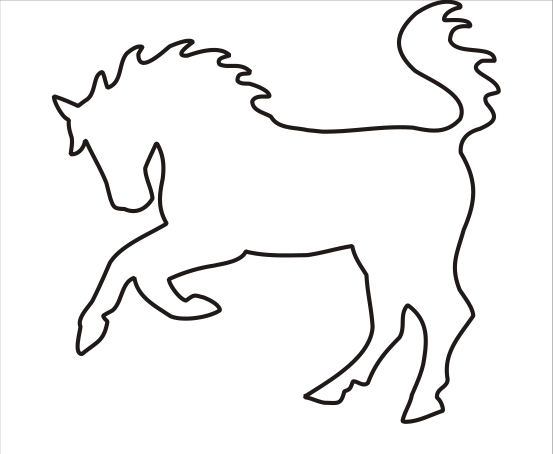
#> input picture lab1/horse.png, 553 x 454 px
$ jupyter execute Lab1.ipynb
#> lines starting #> are read from the running program, lines starting #| are printed output that depends on the picture; after the words box and inside, x2 and y2 are one past the last pixel; in counts of white or black regions, pixels touching at a corner belong together
[cell 1]
import cv2 as cv
import numpy as np
import matplotlib.pyplot as plt

Read an image in grayscale

[cell 2]
# Load image in grayscale
img = cv.imread('horse.png', cv.IMREAD_GRAYSCALE)
#> img: shape (454, 553); min 27, max 255, mean 244
plt.imshow(img, cmap='gray')

Find a threshold for contours

[cell 3]
# Threshold to get binary image (you might need to tune threshold)
_, thresh = cv.threshold(img, 127, 255, cv.THRESH_BINARY_INV)
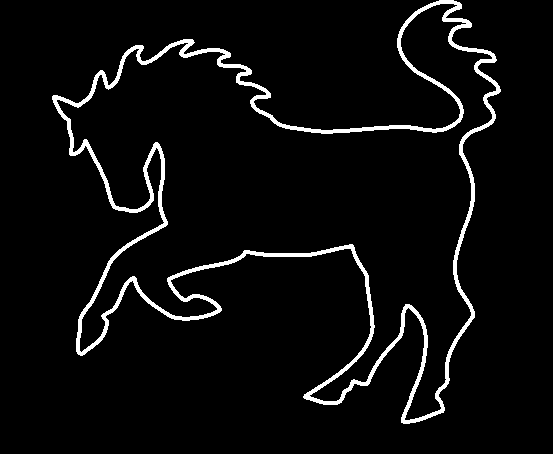
#> thresh: shape (454, 553); 4.6% white; 1 white region

Find contours

[cell 4]
# Find contours
contours, _ = cv.findContours(thresh, cv.RETR_EXTERNAL, cv.CHAIN_APPROX_NONE)
#> contours = 1 contour; box (x1, y1, x2, y2) and area: (52, 0, 501, 424) 83672

# Sort contours by length and take the longest one (assume it's the horse)
contour = max(contours, key=cv.contourArea)
#> contour = contour of 2614 points, box (x1, y1, x2, y2) (52, 0, 501, 424), area 83672

# Convert contour to a list of points
points = contour.squeeze()
#> points = 2614 pairs, first value 52 to 500, second value 0 to 423

[cell 5]
# Optionally plot the points
plt.figure(figsize=(6, 6))
plt.plot(points[:, 0], -points[:, 1], 'b.-')  # Invert y to match usual image coordinates
plt.title("Extracted Contour Points")
plt.axis("equal")
plt.show()

# Quadratic Bézier curve

[cell 6]
# Bézier curve functions
def quadratic_bezier(p0, p1, p2, num_points=100):
    t = np.linspace(0, 1, num_points)
    return (1 - t)[:, None]**2 * p0 + 2 * (1 - t)[:, None]* t[:, None] * p1 + t[:, None]**2 * p2

[cell 7]
quad_p0 = np.array([0, 0])
quad_p1 = np.array([2, 4])
quad_p2 = np.array([4, 0])

quad_curve = quadratic_bezier(quad_p0, quad_p1, quad_p2, num_points=100)

# Plot Quadratic Bézier curve
plt.plot(quad_curve[:, 0], quad_curve[:, 1], label='Quadratic Bézier Curve')
plt.scatter(*zip(quad_p0, quad_p1, quad_p2), color='red')
plt.plot(*zip(quad_p0, quad_p1, quad_p2), 'r--', alpha=0.3)
plt.legend()
plt.show()
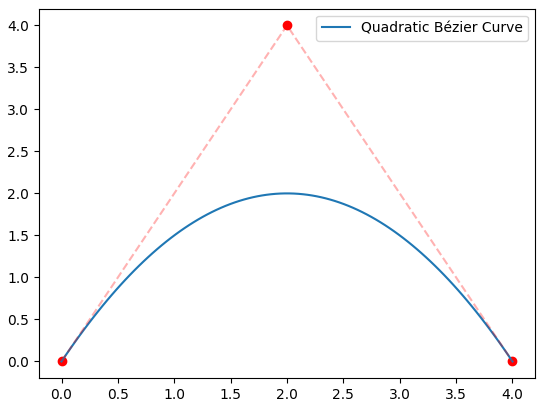
#> figure drawn by matplotlib, 1 panel; curve peaks at x = 2.02, y = 2

## First method

We will choose every tenth point and find the middle between them

[cell 8]
# Choose new points
new_points = np.array([points[i] for i in range(0, points.shape[0], 10)])
#> new_points = 262 pairs, first value 52 to 500, second value 0 to 423

# compute means between two points
midpoints = []
n = new_points.shape[0]
#> n = 262
for i in range(0, n):
    p1 = new_points[i]
    p2 = new_points[(i + 1) %n]
    midpoints.append((p1 + p2) / 2)
#> this loop made 262 passes
#> (p1, p2) on passes 1 to 3: ([439, 0], [429, 4]), ([429, 4], [419, 9]), ([419, 9], [409, 17])
#> after the loop, midpoints = 262 pairs, first value 54.5 to 497, second value 0 to 422.5

midpoints = np.array(midpoints)

Now we will zoom in on the contour that is made up of the midpoints.

[cell 9]
# Calculate the center of mass (average of all points)
center = np.mean(midpoints, axis=0)
#> center = [292.8, 204.5]

#Scale (e.g. 1.2 = increase by 20%, 0.8 = decrease by 20%)
scale = 1.05

# Масштабуємо точки відносно центру
scaled_midpoints = (midpoints - center) * scale + center
#> scaled_midpoints = 262 pairs, first value 42.58 to 507.2, second value -10.22 to 433.4

Plot these points

[cell 10]
x = new_points[:, 0]
#> x = 262 values, max 500 at index 242, min 52 at index 73, mean 292.8
y = new_points[:, 1]
#> y = 262 values, max 423 at index 204, min 0 at index 0, mean 204.5

x_m = scaled_midpoints[:, 0]
#> x_m = 262 values, max 507.2 at index 242, min 42.58 at index 73, mean 292.8
y_m = scaled_midpoints[:, 1]
#> y_m = 262 values, max 433.4 at index 204, min -10.22 at index 260, mean 204.5

plt.figure(figsize=(6, 6))
plt.plot(x, y, 'r.', label='New Points')
plt.plot(x_m, y_m, 'b.', label='Midpoint')
plt.gca().invert_yaxis()
plt.legend()
plt.show()
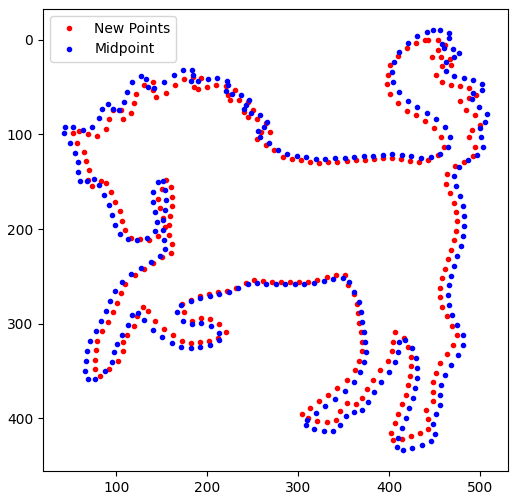
#> figure drawn by matplotlib, 1 panel

Now build the Bézier curve based on these points

[cell 11]
n = new_points.shape[0]
quad_curves = np.array([quadratic_bezier(new_points[i], scaled_midpoints[i], new_points[i + 1]) for i in range(0, n - 1)])

[cell 12]
full_curve = np.concatenate(quad_curves, axis=0)
#> full_curve = 26100 pairs, first value 48.28 to 502.5, second value -5.11 to 428

plt.figure(figsize=(6, 6))
plt.plot(new_points[:,0], new_points[:,1], 'r.', label='New Points')
plt.plot(full_curve[:, 0], full_curve[:, 1], 'b-', label='Quadratic Bezier Curve')
plt.gca().invert_yaxis()
plt.legend()
plt.show()
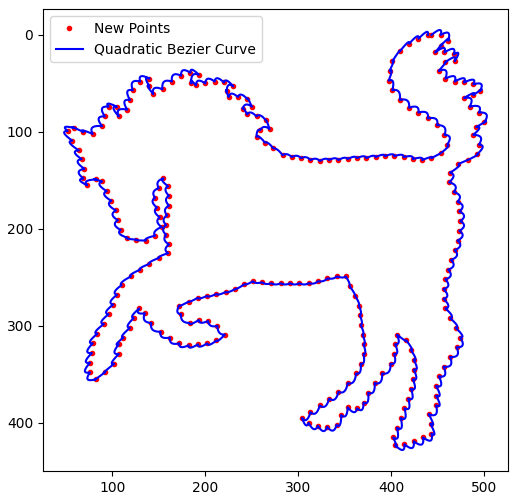
#> figure drawn by matplotlib, 1 panel

## Second Methods (without a midpoint)

[cell 13]
n = new_points.shape[0]

# add start points to the end
loop_points = np.concatenate([new_points, new_points[:2]])
#> loop_points = 264 pairs, first value 52 to 500, second value 0 to 423
quad_curves = np.array([quadratic_bezier(loop_points[i], loop_points[i+1], loop_points[i+2]) for i in range(0, n-2,2)])

[cell 14]
full_curve = np.concatenate(quad_curves, axis=0)
#> full_curve = 13000 pairs, first value 54.92 to 500, second value 0 to 423

plt.figure(figsize=(6, 6))
plt.plot(new_points[:,0], new_points[:,1], 'r.', label='New Points')
plt.plot(full_curve[:, 0], full_curve[:, 1], 'b-', label='Quadratic Bezier Curve')
plt.gca().invert_yaxis()
plt.legend()
plt.show()
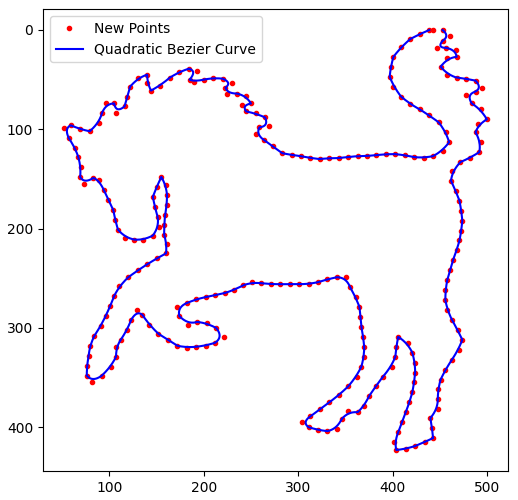
#> figure drawn by matplotlib, 1 panel

## Third method (only midpoint)

[cell 15]
n = midpoints.shape[0]

# add start points to the end
loop_points = np.concatenate([midpoints, midpoints[:2]])
#> loop_points = 264 pairs, first value 54.5 to 497, second value 0 to 422.5
quad_curves = np.array([quadratic_bezier(loop_points[i], loop_points[i+1], loop_points[i+2]) for i in range(0, n-2,2)])

[cell 16]
full_curve = np.concatenate(quad_curves, axis=0)
#> full_curve = 13000 pairs, first value 55.36 to 497, second value 0 to 422.5

plt.figure(figsize=(6, 6))
plt.plot(new_points[:,0], new_points[:,1], 'r.', label='New Points')
plt.plot(full_curve[:, 0], full_curve[:, 1], 'b-', label='Quadratic Bezier Curve')
plt.gca().invert_yaxis()
plt.legend()
plt.show()
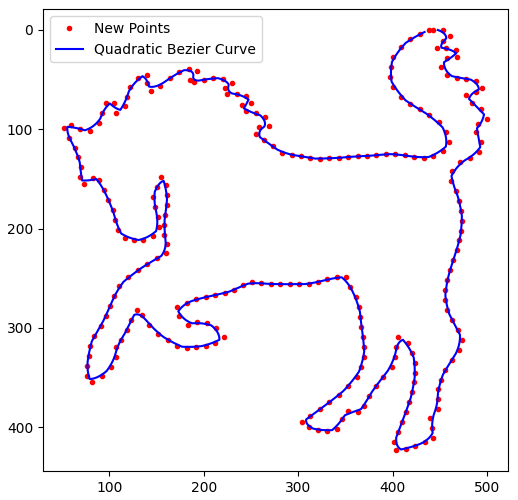
#> figure drawn by matplotlib, 1 panel

# Cubic Bézier curve

[cell 17]
def cubic_bezier(p0, p1, p2, p3, num_points=100):
    t = np.linspace(0, 1, num_points)
    curve = (1 - t)[:, None] ** 3 * p0 + \
            3 * (1 - t)[:, None] ** 2 * t[:, None] * p1 + \
            3 * (1 - t)[:, None] * t[:, None] ** 2 * p2 + \
            t[:, None] ** 3 * p3
    return curve

[cell 18]
cubic_p0 = np.array([0, 0])
cubic_p1 = np.array([1, 3])
cubic_p2 = np.array([3, 3])
cubic_p3 = np.array([4, 0])

cubic_curve = cubic_bezier(cubic_p0, cubic_p1, cubic_p2, cubic_p3)

# Plot Cubic Bézier curve
plt.plot(cubic_curve[:, 0], cubic_curve[:, 1], label='Cubic Bézier Curve')
plt.scatter(*zip(cubic_p0, cubic_p1, cubic_p2, cubic_p3), color='blue')
plt.plot(*zip(cubic_p0, cubic_p1, cubic_p2, cubic_p3), 'b--', alpha=0.3)
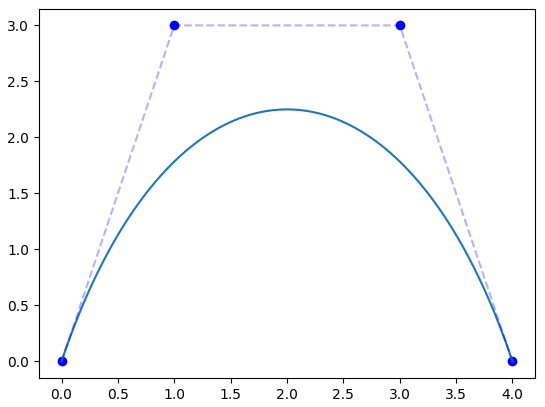
#> figure drawn by matplotlib, 1 panel; curve peaks at x = 1.98, y = 2.25

## First method (only points)

[cell 19]
n = points.shape[0]
#> n = 2614
# add start points to the end
loop_points = np.concatenate([points, points[:3]])
#> loop_points = 2617 pairs, first value 52 to 500, second value 0 to 423
cubic_curves = np.array([cubic_bezier(loop_points[i], loop_points[i+1], loop_points[i+2], loop_points[i+3]) for i in range(0, n-3,3)])

[cell 20]
full_curve = np.concatenate(cubic_curves, axis=0)
#> full_curve = 87100 pairs, first value 52 to 500, second value 0 to 423

plt.figure(figsize=(6, 6))
plt.plot(points[:,0], points[:,1], 'r.', label='Points')
plt.plot(full_curve[:, 0], full_curve[:, 1], 'b-', label='Cubic Bezier Curve')
plt.gca().invert_yaxis()
plt.legend()
plt.show()
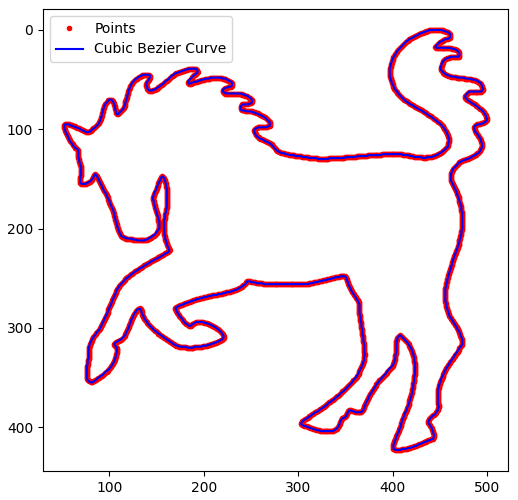
#> figure drawn by matplotlib, 1 panel

## Second method (only new points)

[cell 21]
n = new_points.shape[0]
#> n = 262
# add start points to the end
loop_points = np.concatenate([new_points, new_points[:3]])
#> loop_points = 265 pairs, first value 52 to 500, second value 0 to 423
cubic_curves = np.array([cubic_bezier(loop_points[i], loop_points[i+1], loop_points[i+2], loop_points[i+3]) for i in range(0, n-3,3)])

[cell 22]
full_curve = np.concatenate(cubic_curves, axis=0)
#> full_curve = 8700 pairs, first value 55.63 to 496, second value 0 to 423

plt.figure(figsize=(6, 6))
plt.plot(new_points[:,0], new_points[:,1], 'r.', label='New Points')
plt.plot(full_curve[:, 0], full_curve[:, 1], 'b-', label='Cubic Bezier Curve')
plt.gca().invert_yaxis()
plt.legend()
plt.show()
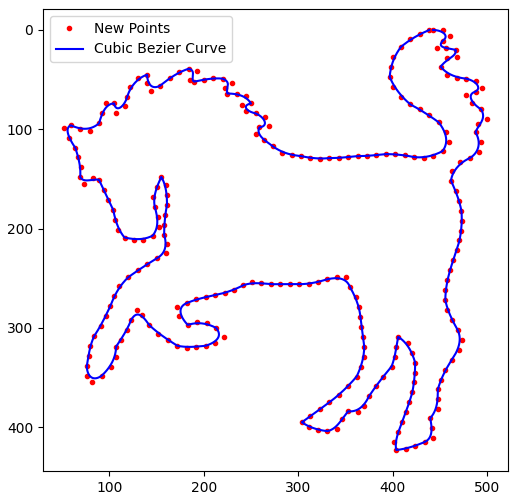
#> figure drawn by matplotlib, 1 panel

## Third method (only midpoints)

[cell 23]
n = midpoints.shape[0]
# add start points to the end
loop_points = np.concatenate([midpoints, midpoints[:3]])
#> loop_points = 265 pairs, first value 54.5 to 497, second value 0 to 422.5
cubic_curves = np.array([cubic_bezier(loop_points[i], loop_points[i+1], loop_points[i+2], loop_points[i+3]) for i in range(0, n-3,3)])

[cell 24]
full_curve = np.concatenate(cubic_curves, axis=0)
#> full_curve = 8700 pairs, first value 55.39 to 494.5, second value 0 to 422.5

plt.figure(figsize=(6, 6))
plt.plot(midpoints[:, 0], midpoints[:, 1], 'r.', label='New Points')
plt.plot(full_curve[:, 0], full_curve[:, 1], 'b-', label='Cubic Bezier Curve')
plt.gca().invert_yaxis()
plt.legend()
plt.show()
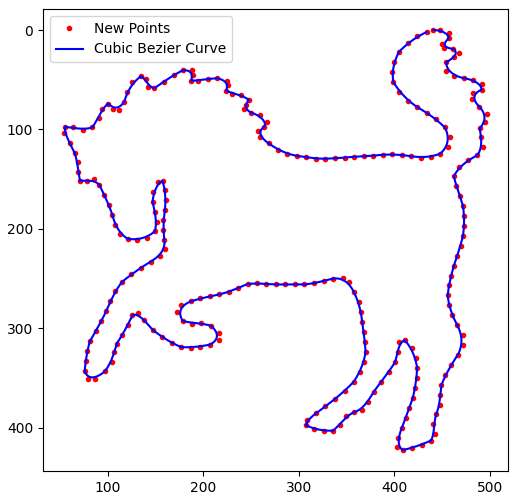
#> figure drawn by matplotlib, 1 panel

$ run again, with lab1/cock.png copied over lab1/horse.png
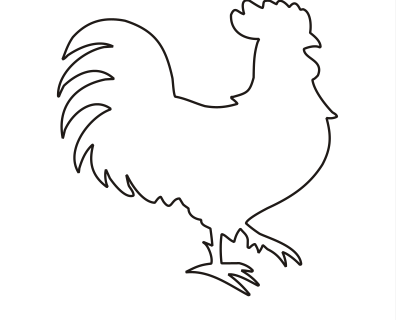
#> input picture lab1/cock.png, 396 x 320 px
#> `_, thresh = cv.threshold(img, 127, 255, cv.THRESH_BINARY_INV)`:
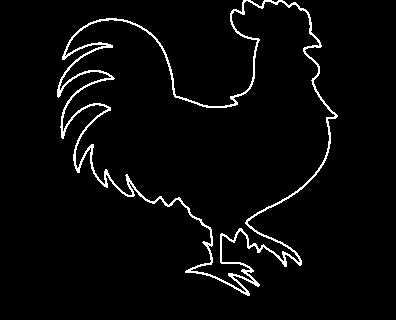
#> thresh: shape (320, 396); 3.5% white in thin lines or dots, all inside (x1, y1, x2, y2) = (57, 0, 338, 296)
#> contours = 1 contour; box (x1, y1, x2, y2) and area: (57, 0, 338, 296) 40944
#> contour = contour of 1716 points, box (x1, y1, x2, y2) (57, 0, 338, 296), area 40944
#> points = 1716 pairs, first value 57 to 337, second value 0 to 295
#> new_points = 172 pairs, first value 57 to 336, second value 0 to 293
#> the loop `for i in range(0, n):` made 172 passes
#> (p1, p2) on passes 1 to 3: ([243, 0], [242, 10]), ([242, 10], [233, 9]), ([233, 9], [230, 19])
#> after the loop `for i in range(0, n):`: midpoints = 172 pairs, first value 58 to 332.5, second value 0 to 292.5
#> center = [191.5, 139.8]
#> scaled_midpoints = 172 pairs, first value 51.32 to 339.6, second value -6.99 to 300.1
#> x = 172 values, max 336 at index 153, min 57 at index 47, mean 191.5
#> y = 172 values, max 293 at index 109, min 0 at index 0, mean 139.8
#> x_m = 172 values, max 339.6 at index 152, min 51.32 at index 46, mean 191.5
#> y_m = 172 values, max 300.1 at index 108, min -6.99 at index 171, mean 139.8
#> `full_curve = np.concatenate(quad_curves, axis=0)`: full_curve = 17100 pairs, first value 54.59 to 336.9, second value -2.54 to 296.3
#> `loop_points = np.concatenate([new_points, new_points[:2]])`: loop_points = 174 pairs, first value 57 to 336, second value 0 to 293
#> `full_curve = np.concatenate(quad_curves, axis=0)`: full_curve = 8500 pairs, first value 58.43 to 332.1, second value 0 to 292.1
#> `loop_points = np.concatenate([midpoints, midpoints[:2]])`: loop_points = 174 pairs, first value 58 to 332.5, second value 0 to 292.5
#> `full_curve = np.concatenate(quad_curves, axis=0)`: full_curve = 8500 pairs, first value 58 to 332.5, second value 1 to 292.5
#> `loop_points = np.concatenate([points, points[:3]])`: loop_points = 1719 pairs, first value 57 to 337, second value 0 to 295
#> `full_curve = np.concatenate(cubic_curves, axis=0)`: full_curve = 57100 pairs, first value 57 to 336.7, second value 0 to 295
#> `loop_points = np.concatenate([new_points, new_points[:3]])`: loop_points = 175 pairs, first value 57 to 336, second value 0 to 293
#> `full_curve = np.concatenate(cubic_curves, axis=0)`: full_curve = 5700 pairs, first value 59.03 to 336, second value 0 to 292.1
#> `loop_points = np.concatenate([midpoints, midpoints[:3]])`: loop_points = 175 pairs, first value 58 to 332.5, second value 0 to 292.5
#> `full_curve = np.concatenate(cubic_curves, axis=0)`: full_curve = 5700 pairs, first value 59.52 to 331.7, second value 0 to 292.5
#> `plt.show()`:
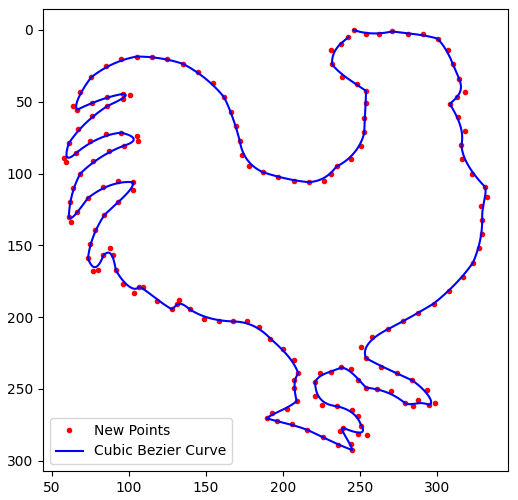
#> figure drawn by matplotlib, 1 panel

$ run again, with lab1/mufflon.png copied over lab1/horse.png
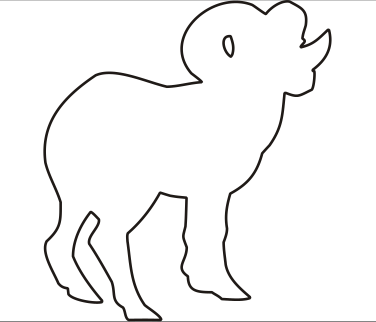
#> input picture lab1/mufflon.png, 376 x 322 px
#> thresh: shape (322, 376); 3.5% white in thin lines or dots, all inside (x1, y1, x2, y2) = (43, 0, 332, 322)
#> contours = 1 contour; box (x1, y1, x2, y2) and area: (43, 0, 332, 322) 47364
#> contour = contour of 1433 points, box (x1, y1, x2, y2) (43, 0, 332, 322), area 47364
#> points = 1433 pairs, first value 43 to 331, second value 0 to 321
#> new_points = 144 pairs, first value 43 to 330, second value 0 to 321
#> the loop `for i in range(0, n):` made 144 passes
#> (p1, p2) on passes 1 to 8: ([283, 0], [273, 5]), ([273, 5], [263, 11]), ([263, 11], [253, 4]), ([253, 4], [243, 1]), ([243, 1], [233, 1]), ([233, 1], [223, 2]), ([223, 2], [213, 5]), ([213, 5], [203, 11])
#> after the loop `for i in range(0, n):`: midpoints = 144 pairs, first value 43.5 to 330, second value 0 to 321
#> center = [170.6, 176.3]
#> scaled_midpoints = 144 pairs, first value 37.15 to 338, second value -8.82 to 328.2
#> x = 144 values, max 330 at index 134, min 43 at index 34, mean 170.6
#> y = 144 values, max 321 at index 72, min 0 at index 0, mean 176.3
#> x_m = 144 values, max 338 at index 134, min 37.15 at index 33, mean 170.6
#> y_m = 144 values, max 328.2 at index 72, min -8.82 at index 143, mean 176.3
#> `full_curve = np.concatenate(quad_curves, axis=0)`: full_curve = 14300 pairs, first value 40.3 to 334, second value -3.38 to 324.6
#> `loop_points = np.concatenate([new_points, new_points[:2]])`: loop_points = 146 pairs, first value 43 to 330, second value 0 to 321
#> `full_curve = np.concatenate(quad_curves, axis=0)`: full_curve = 7100 pairs, first value 43 to 330, second value 0 to 321
#> `loop_points = np.concatenate([midpoints, midpoints[:2]])`: loop_points = 146 pairs, first value 43.5 to 330, second value 0 to 321
#> `full_curve = np.concatenate(quad_curves, axis=0)`: full_curve = 7100 pairs, first value 43.5 to 330, second value 1 to 321
#> `loop_points = np.concatenate([points, points[:3]])`: loop_points = 1436 pairs, first value 43 to 331, second value 0 to 321
#> `full_curve = np.concatenate(cubic_curves, axis=0)`: full_curve = 47700 pairs, first value 43 to 331, second value 0 to 321
#> `loop_points = np.concatenate([new_points, new_points[:3]])`: loop_points = 147 pairs, first value 43 to 330, second value 0 to 321
#> `full_curve = np.concatenate(cubic_curves, axis=0)`: full_curve = 4700 pairs, first value 43.64 to 330, second value 0 to 321
#> `loop_points = np.concatenate([midpoints, midpoints[:3]])`: loop_points = 147 pairs, first value 43.5 to 330, second value 0 to 321
#> `full_curve = np.concatenate(cubic_curves, axis=0)`: full_curve = 4700 pairs, first value 43.5 to 328.5, second value 1.63 to 321
#> `plt.show()`:
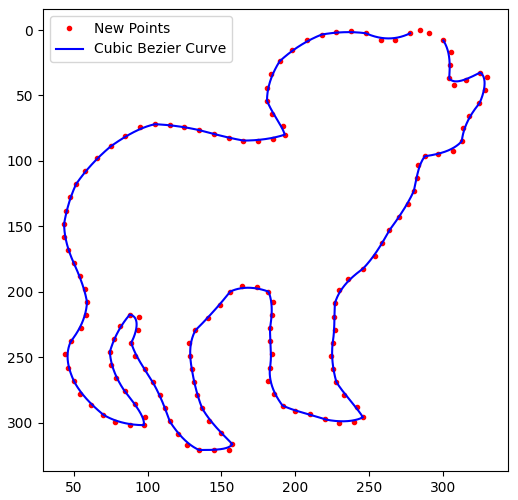
#> figure drawn by matplotlib, 1 panel
